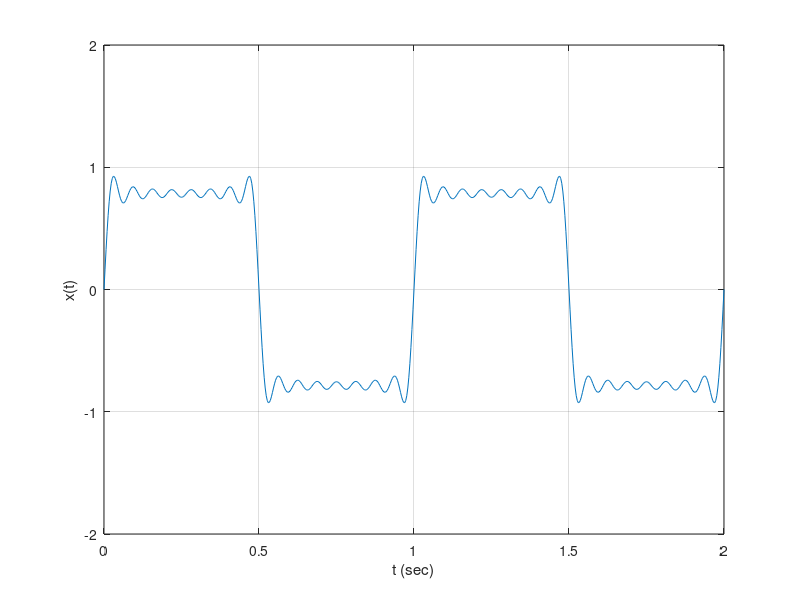

The MATLAB script that drew this image:
% SiSy Lab2A : 3D plot for Fourier Series exercise
% ================================================
clear all, close all, clc;

% PARAMETERS
T = 1 ;             % period
M = 15;             % number of harmonics
tstep = T/(M*20);   % time resolution, such that highest harmonic has 20 points/period
t = 0:tstep:2*T;    % time vector with 2 complete periods of periodic function


% FUNCTIONS
% initialise a variable before using it within loop
x_t = zeros(1,length(t));   % vector to store sum of harmonics
M_t = zeros(M,length(t));   % matrix to store single harmonics
a_k = zeros(1,M);           % amplitude sinus coefficients
b_k = zeros(1,M);           % amplitude cosinus coefficients


for k=1:M
    
	% Define Fourier coeffs
	if (mod(k,2))
        b_k(k) =  1/k;
	end
   
	% calculate single harmonic
    M_t(k,:) = a_k(k)*cos(2*pi*k*t/T) + b_k(k)*sin(2*pi*k*t/T);
    
    % Calculate sum of harmonics x_t 
    x_t = x_t + M_t(k,:);
    
    % plot new sum, plus define appropriated axis()
    plot(t,x_t),grid on, axis([0,2*T,-2,2])
    
    % before next iteration
    pause(0.2);
end

xlabel('t (sec)'),ylabel('x(t)')